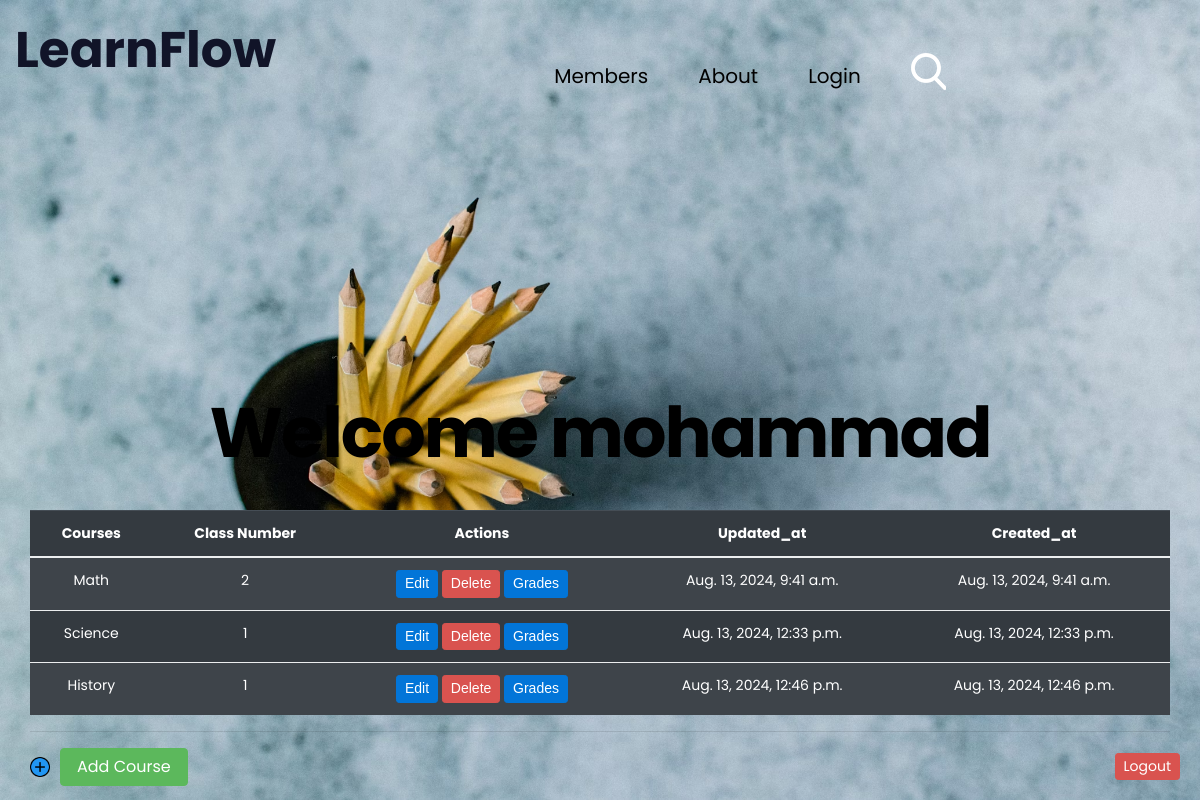
/courses (signed in), run on the app's committed database.
### learnflowapp/models.py (models this page shows, shortened)
class User(models.Model):
    ROLE_CHOICES = [
        ('student', 'Student'),
        ('teacher', 'Teacher'),
    ]
    firstname = models.CharField(max_length=50)
    lastname = models.CharField(max_length=50)
    email = models.EmailField(max_length=255, unique=True)
    password = models.CharField(max_length=255)
    role = models.CharField(max_length=7, choices=ROLE_CHOICES)
    created_at = models.DateTimeField(auto_now_add=True)
    updated_at = models.DateTimeField(auto_now=True)
    objects = UserManager()

class Course(models.Model):
    name = models.CharField(max_length=255)
    description = models.TextField()
    class_number = models.IntegerField()
    file = models.FileField(upload_to='materials/')
    teacher = models.ForeignKey(User, on_delete=models.CASCADE, related_name='courses')
    created_at = models.DateTimeField(auto_now_add=True)
    updated_at = models.DateTimeField(auto_now=True)

### learnflowapp/views.py (the view)
# urls.py: path('courses', views.course),
def course(request):
    if 'user_id' not in request.session:
        return redirect('/')
    context = {
        'courses': models.all_courses(),
        'user': models.get_user_id(request.session['user_id'])
    }
    return render(request, 'addcourse.html', context)

### learnflowapp/models.py (called while the page is built)
def all_courses():
    return Course.objects.all()

def get_user_id(user_id):
    return User.objects.get(id=user_id)

### learnflowapp/templates/addcourse.html (shortened to what this page needs)
<!DOCTYPE html>
<head>
   <html lang="en">
   {% load static %}
   <link rel="stylesheet" href="https://stackpath.bootstrapcdn.com/bootstrap/4.5.2/css/bootstrap.min.css">
   <link href="{% static 'css/bootstrap.css' %}" rel="stylesheet">
   <link href="{% static 'css/font-awesome.min.css' %}" rel="stylesheet">
   <link href="{% static 'css/animate.css' %}" rel="stylesheet">
   <link href="{% static 'style.css' %}" rel="stylesheet">
   <link href="{% static 'css/responsive.css' %}" rel="stylesheet">
   <link href="{% static 'css/colors.css' %}" rel="stylesheet">
   <link href="{% static 'css/ekko-lightbox.css' %}" rel="stylesheet">
</head>
<body id="home_page" class="home_page">
   <header class="header">
      <div class="header_top_section">
         <div class="container">
            <div class="row">
               <div class="col-lg-3">
                  <div class="full">
                     <div class="logo">
                        <h1 id="learn">LearnFlow</h1>
                     </div>
                  </div>
               </div>
               <div class="col-lg-9 site_information">
                  <div class="full">
                     <div class="main_menu">
                        <nav class="navbar navbar-inverse navbar-toggleable-md">
                           <div class="collapse navbar-collapse justify-content-md-center" id="cloapediamenu">
                              <ul class="navbar-nav">
                                 <li class="nav-item">
                                    <a class="nav-link" href="about.html" style="color: black;">Members</a>
                                 </li>
                                 <li class="nav-item">
                                    <a class="nav-link" href="about.html" style="color: black;">About</a>
                                 </li>
                                 <li class="nav-item">
                                    <a class="nav-link" href="#" data-toggle="modal" data-target="#authModal"
                                       style="color: black;">Login</a>
                                 </li>
                              </ul>
                              <ul class="navbar-nav">
                                 <li class="nav-item">
                                    <a class="nav-link" href="#"><img src="{% static 'images/search_icon.png' %}"
                                          alt="#" /></a>
                                 </li>
                              </ul>
                           </div>
                        </nav>
                     </div>
                  </div>
               </div>
            </div>
         </div>
      </div>
   </header>
   <section class="main_full banner_section_top">
      <div class="container-fluid">
         <div class="row">
            <div class="full">
               <div class="slider_banner">
                  <img class="img-responsive"
                     src="{% static 'images/C:\training\python_stack\django\Learn_flow\learnflowapp\static\images\photo-1599081593734-5e65dd7abfba.avif' %}"
                     alt="#" />
                  <div class="slide_cont">
                     <div class="popular_courses plus_padding">
                        <div class="container">
                           <div class="row">
                              <div class="col-xl-12">
                                 <div class="bradcam_area breadcam_bg overlay2">
                                    <h3 style="color: black;">Welcome {{user.firstname}}</h3>
                                 </div>
                                 <div class="section_title text-center mb-100">
                                    <table class="table table-dark table-striped">
                                       <thead>
                                          <tr>
                                             <th class="text-center" scope="col">Courses</th>
                                             <th class="text-center" scope="col">Class Number</th>
                                             <th class="text-center" scope="col">Actions</th>
                                             <th class="text-center" scope="col">Updated_at</th>
                                             <th class="text-center" scope="col">Created_at</th>
                                          </tr>
                                       </thead>
                                       <tbody>
                                          {% for course in courses%}
                                          <tr>
                                             <td>{{course.name}}</td>
                                             <td>{{course.class_number}}</td>
                                             <td>
                                                <form class="d-inline" action="/notes/{{ course.id }}/edit" method="get">
                                                   <button type="submit" class="btn btn-primary btn-sm">Edit</button>
                                                </form>
                                                <form class="d-inline" action="/course/delete" method="post">
                                                   <button type="submit" class="btn btn-danger btn-sm">Delete</button>
                                                </form>
                                                <form class="d-inline" action="/grade" method="get">
                                                   <button type="submit" class="btn btn-primary btn-sm">Grades</button>
                                                </form>
                                             </td>
                                             <td>{{ course.updated_at }}</td>
                                             <td>{{ course.created_at }}</td>
                                          </tr>
                                          {% endfor %}
                                       </tbody>
                                    </table>
                                    <hr>
                                    <div class="d-flex align-items-center mt-3">
                                       <img id="add" src="{% static 'images/plus.png' %}" alt="Add"
                                          style="width: 20px; height: 20px; margin-right: 10px;">
                                       <a id="addcourse" href="/course/add" class="btn btn-success">Add Course</a>
                                    </div>
                                 </div>
                              </div>
                           </div>
                        </div>
                     </div>
                  </div>
               </div>
            </div>
         </div>
      </div>
   </section>
   <a href="/logout" id="logoutButton" class="btn btn-danger btn-sm">
      Logout
   </a>
</body>
</html>

### learnflowapp/templates/addcourse.html (style rules this page uses)
#logoutButton { position: fixed; bottom: 20px; right: 20px; animation: fadeInUp 1s; z-index: 1000; }

### data on the page
User: firstname "mohammad"
Course: name "Math", class_number "2", updated_at "Aug. 13, 2024, 9:41 a.m.", created_at "Aug. 13, 2024, 9:41 a.m."
Course: name "Science", class_number "1", updated_at "Aug. 13, 2024, 12:33 p.m.", created_at "Aug. 13, 2024, 12:33 p.m."
Course: name "History", class_number "1", updated_at "Aug. 13, 2024, 12:46 p.m.", created_at "Aug. 13, 2024, 12:46 p.m."
